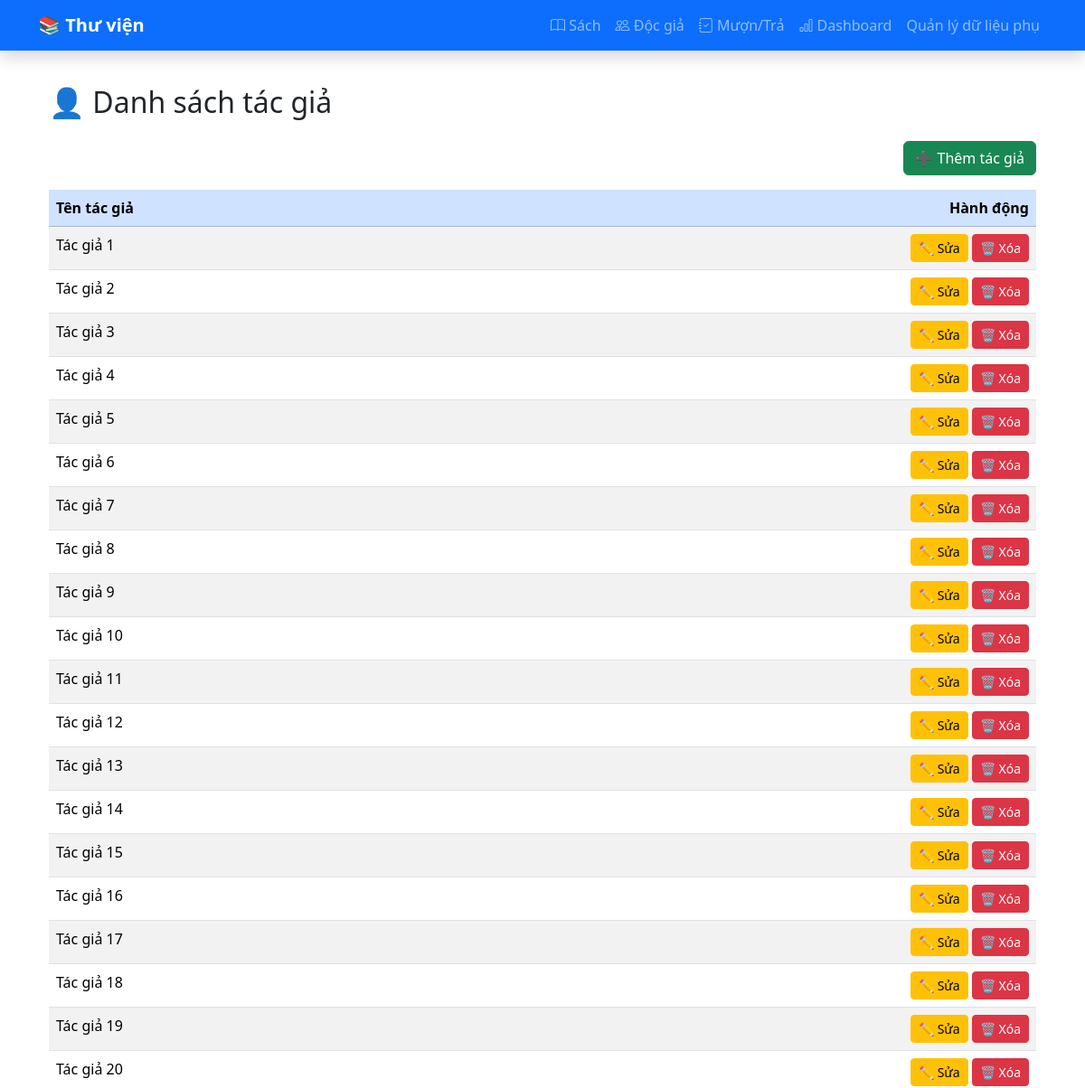
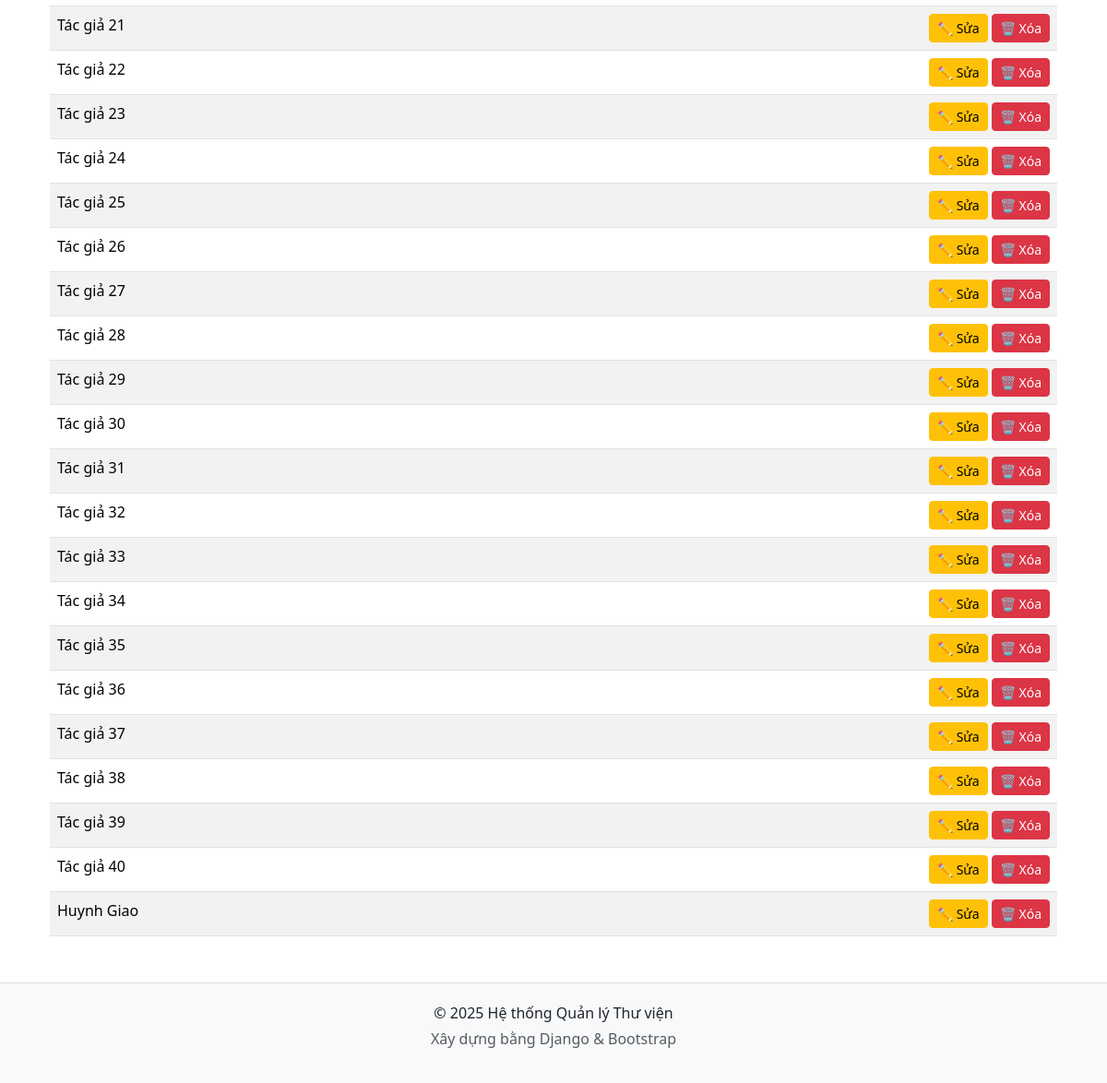
Screenshot of /authors/ with the database file from the repository (2 pictures, top to bottom).
### catalog/models.py (models this page shows, shortened)
class Author(models.Model):
    name = models.CharField(max_length=100)
    birth_year = models.IntegerField(null=True, blank=True)

### catalog/views.py (the view)
# urls.py: path("authors/", views.author_list, name="author_list"),
def author_list(request):
    authors = Author.objects.all()
    return render(request, "catalog/author_list.html", {"authors": authors})

### templates/catalog/author_list.html (shortened to what this page needs)
{% extends "base.html" %}
{% block content %}
<div class="container mt-4">
  <h2 class="mb-4">👤 Danh sách tác giả</h2>
  <div class="text-end mb-3">
    <a href="{% url 'author_create' %}" class="btn btn-success">➕ Thêm tác giả</a>
  </div>
  <table class="table table-striped table-hover">
    <thead class="table-primary">
      <tr>
        <th class="text-start">Tên tác giả</th>
        <th class="text-end">Hành động</th>
      </tr>
    </thead>
    <tbody>
      {% for author in authors %}
      <tr>
        <td class="text-start">{{ author.name }}</td>
        <td class="text-end">
          <a href="{% url 'author_update' author.pk %}" class="btn btn-warning btn-sm">✏️ Sửa</a>
          <a href="{% url 'author_delete' author.pk %}" class="btn btn-danger btn-sm">🗑️ Xóa</a>
        </td>
      </tr>
      {% empty %}
      <tr><td colspan="2" class="text-center">Chưa có tác giả nào.</td></tr>
      {% endfor %}
    </tbody>
  </table>
</div>
{% endblock %}

### templates/base.html (style rules this page uses)
body { padding-top: 70px; }

### rows the page displays
Author: name "Tác giả 1"
Author: name "Tác giả 2"
Author: name "Tác giả 3"
Author: name "Tác giả 4"
Author: name "Tác giả 5"
Author: name "Tác giả 6"
Author: name "Tác giả 7"
Author: name "Tác giả 8"
Author: name "Tác giả 9"
Author: name "Tác giả 10"
Author: name "Tác giả 11"
Author: name "Tác giả 12"
Author: name "Tác giả 13"
Author: name "Tác giả 14"
Author: name "Tác giả 15"
Author: name "Tác giả 16"
Author: name "Tác giả 17"
Author: name "Tác giả 18"
Author: name "Tác giả 19"
Author: name "Tác giả 20"
Author: name "Tác giả 21"
Author: name "Tác giả 22"
Author: name "Tác giả 23"
Author: name "Tác giả 24"
Author: name "Tác giả 25"
Author: name "Tác giả 26"
Author: name "Tác giả 27"
Author: name "Tác giả 28"
Author: name "Tác giả 29"
Author: name "Tác giả 30"
Author: name "Tác giả 31"
Author: name "Tác giả 32"
Author: name "Tác giả 33"
Author: name "Tác giả 34"
Author: name "Tác giả 35"
Author: name "Tác giả 36"
Author: name "Tác giả 37"
Author: name "Tác giả 38"
Author: name "Tác giả 39"
Author: name "Tác giả 40"
Author: name "Huynh Giao"
